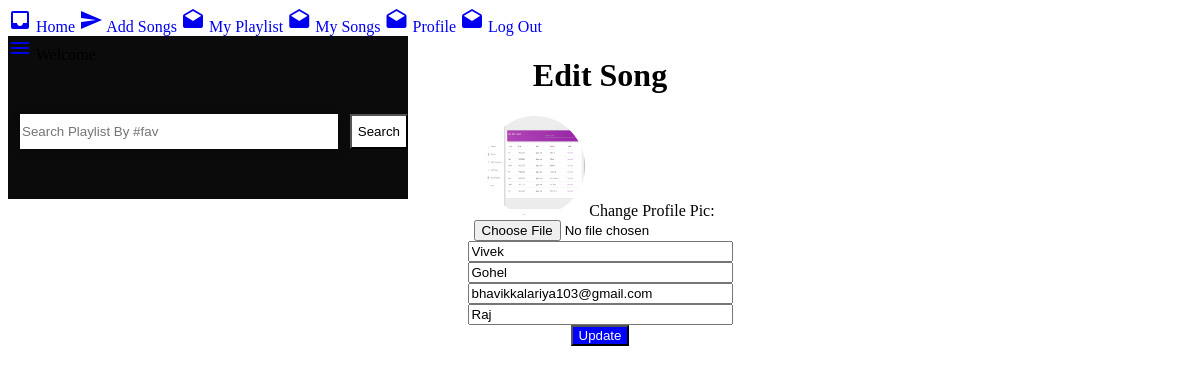
The app's page /user/editProfile.php?editProfile=1 with its own data.
### tables this page shows
CREATE TABLE `users` (
  `uId` int(3) NOT NULL,
  `uFirstName` varchar(256) NOT NULL,
  `uLastName` varchar(256) NOT NULL,
  `uDisplayName` varchar(256) NOT NULL,
  `isBlocked` tinyint(1) NOT NULL DEFAULT '0',
  `uEmail` varchar(256) NOT NULL,
  `uPassword` varchar(256) NOT NULL,
  `uProfilePic` text NOT NULL,
  `role` varchar(256) NOT NULL DEFAULT 'user',
  `uDateOfReg` timestamp NOT NULL DEFAULT CURRENT_TIMESTAMP,
  `token` varchar(256) NOT NULL,
  `tokenValid` int(11) NOT NULL DEFAULT '1'
);

### user/editProfile.php (the view, shortened to what this page needs)
<?php
if(isset($_GET['editProfile'])){
	$the_user_id = $_GET['editProfile'];
}
include "db.php";
$query = "SELECT * FROM users WHERE uId = '$the_user_id'";
$select_user= mysqli_query($con,$query);
$rowcount=mysqli_num_rows($select_user);
if ($rowcount != 0) {
	while($row = mysqli_fetch_assoc($select_user)){
		$uFirstName = $row['uFirstName'];
		$uLastName = $row['uLastName'];
		$uDisplayName = $row['uDisplayName'];
		$uEmail = $row['uEmail'];
		$uProfilePic = $row['uProfilePic'];
	}
}
?>
<!DOCTYPE html>
<html>
<head>
	<link rel="stylesheet" type="text/css" href="https://unpkg.com/material-components-web@latest/dist/material-components-web.min.css">
	<link rel="stylesheet" href="../admin/css/style.css">
	<link rel="stylesheet" type="text/css" href="css/searchBox.css">
</head>
<body>
	<?php
	include "header.php";
	?>
	<div class="mdc-drawer-app-content">
		<?php include "navbar.php"; ?>
		<main class="main-content" id="main-content">
			<div class="mdc-top-app-bar--fixed-adjust">
				<div class="mdc-layout-grid">
					<div class="mdc-layout-grid__inner">
						<div class="mdc-layout-grid__cell--span-12" align="center">
							<h1>Edit Song</h1>
						</div>
					</div>
				</div>
				<form method="POST" enctype="multipart/form-data">
					<div class="mdc-layout-grid">
						<div class="mdc-layout-grid__inner">
							<div class="mdc-layout-grid__cell--span-12" align="center">
								<img src="<?php echo $uProfilePic; ?>" height="100px" width="100px" style="border-radius: 50%">
								Change Profile Pic:
								<div class="mdc-text-field mdc-text-field--outlined mdc-text-field--no-label email">
									<input type="file" name="uProfilePic" size="30" class="mdc-text-field__input" aria-label="Label" placeholder="User Image" accept="image/*;capture=camera">
								</div>
							</div>
						</div>
					</div>
					<div class="mdc-layout-grid">
						<div class="mdc-layout-grid__inner">
							<div class="mdc-layout-grid__cell--span-12" align="center">
								<div class="mdc-text-field mdc-text-field--outlined mdc-text-field--no-label email">
									<input type="text" value="<?php echo $uFirstName; ?>" name="uFirstName" size="30" class="mdc-text-field__input" aria-label="Label" placeholder="Song Title">
								</div>
							</div>
						</div>
					</div>
					<div class="mdc-layout-grid">
						<div class="mdc-layout-grid__inner">
							<div class="mdc-layout-grid__cell--span-12" align="center">
								<div class="mdc-text-field mdc-text-field--outlined mdc-text-field--no-label email">
									<input type="text" value="<?php echo $uLastName; ?>" name="uLastName" size="30" class="mdc-text-field__input" aria-label="Label" placeholder="Song Title">
								</div>
							</div>
						</div>
					</div>
					<div class="mdc-layout-grid">
						<div class="mdc-layout-grid__inner">
							<div class="mdc-layout-grid__cell--span-12" align="center">
								<div class="mdc-text-field mdc-text-field--outlined mdc-text-field--no-label email">
									<input type="text" value="<?php echo $uEmail; ?>" name="uEmail" size="30" class="mdc-text-field__input" aria-label="Label" placeholder="Song Title">
								</div>
							</div>
						</div>
					</div>
					<div class="mdc-layout-grid">
						<div class="mdc-layout-grid__inner">
							<div class="mdc-layout-grid__cell--span-12" align="center">
								<div class="mdc-text-field mdc-text-field--outlined mdc-text-field--no-label email">
									<input type="text" value="<?php echo $uDisplayName; ?>" name="uDisplayName" size="30" class="mdc-text-field__input" aria-label="Label" placeholder="Song Title">
								</div>
							</div>
						</div>
					</div>
					<div class="mdc-layout-grid">
						<div class="mdc-layout-grid__inner">
							<div class="mdc-layout-grid__cell--span-12" align="center">
								<button type="submit" name="submit" class="mdc-button mdc-dialog__button mdc-dialog__button--default" data-mdc-dialog-action="yes" style="background-color: blue; color: white">
									<span class="mdc-button__label">Update</span>
								</button>
							</div>
						</div>
					</div>
				</form>
			</div>
		</main>
	</div>
</body>
</html>

### admin/css/style.css (style rules this page uses)
.mdc-drawer-app-content { flex: auto; overflow: auto; }
.main-content { overflow: auto; height: 100%; }

### records on screen
users: uProfilePic (picture), uFirstName "Vivek", uLastName "Gohel", uEmail "bhavikkalariya103@gmail.com", uDisplayName "Raj"
